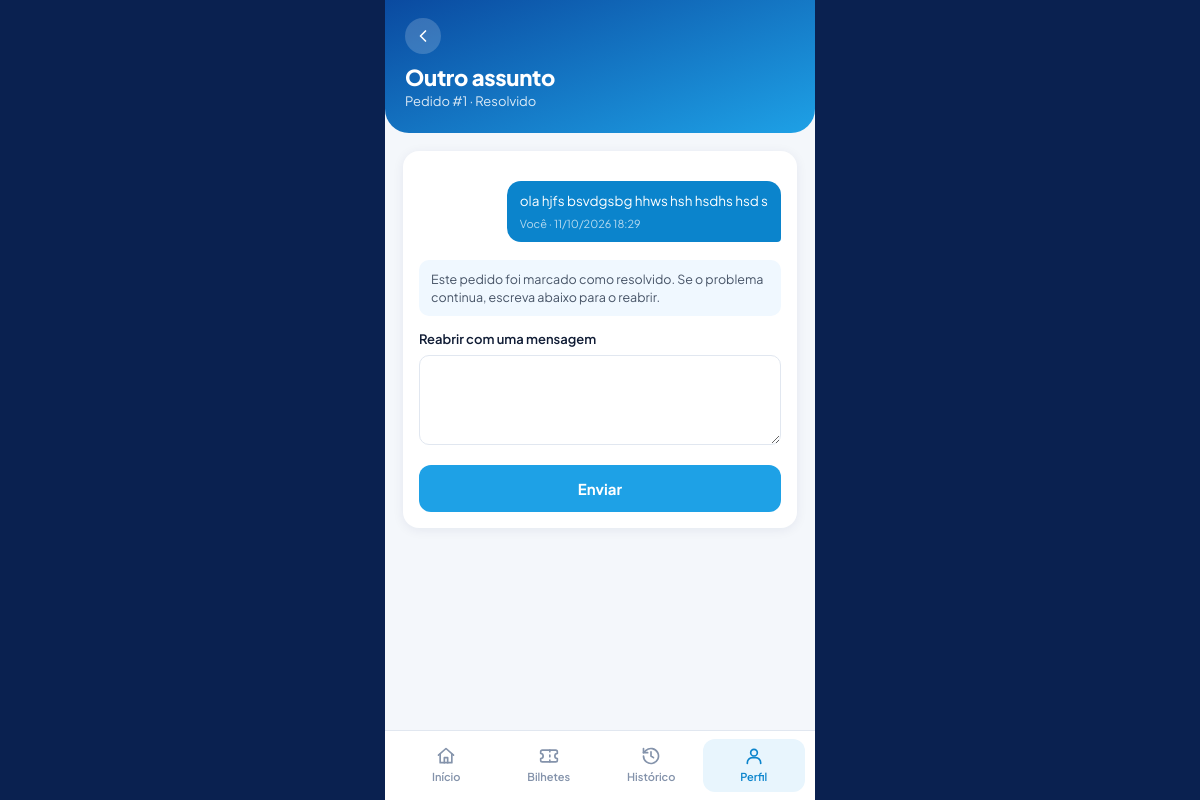
The app's page /passageiro/suporte_ver.php?id=1 (signed in) with its own data.
### tables this page shows
CREATE TABLE `suporte_mensagem` (
  `id_mensagem` int(10) unsigned NOT NULL AUTO_INCREMENT,
  `id_pedido` int(10) unsigned NOT NULL,
  `autor` enum('passageiro','administrador') NOT NULL,
  `id_utilizador` int(10) unsigned DEFAULT NULL,
  `texto` text NOT NULL,
  `data_hora` datetime NOT NULL,
  PRIMARY KEY (`id_mensagem`),
  KEY `idx_spm_pedido` (`id_pedido`,`id_mensagem`),
  KEY `idx_spm_data` (`autor`,`data_hora`),
  CONSTRAINT `fk_spm_pedido` FOREIGN KEY (`id_pedido`) REFERENCES `suporte_pedido` (`id_pedido`) ON DELETE CASCADE ON UPDATE CASCADE
);

### includes/funcoes.php (called while the page is built, shortened)
<?php
function e($valor): string {
    return htmlspecialchars((string)$valor, ENT_QUOTES, 'UTF-8');
}

### includes/suporte.php (the view, shortened to what this page needs)
<?php
function sp_data(string $ts): string {
    return date('d/m/Y H:i', strtotime($ts));
}
function sp_conversa(PDO $pdo, int $idPedido, string $eu): void {
    $st = $pdo->prepare('SELECT m.*, u.nome FROM suporte_mensagem m LEFT JOIN utilizador u ON u.id_utilizador = m.id_utilizador
                         WHERE m.id_pedido = ? ORDER BY m.id_mensagem');
    $st->execute([$idPedido]);
    echo '<div class="sp-conversa">';
    foreach ($st as $m) {
        $meu = $m['autor'] === $eu;
        $quem = $m['autor'] === 'administrador' ? 'Suporte MozTransport' : ($m['nome'] ?: 'Passageiro');
        echo '<div class="sp-msg ' . ($meu ? 'eu' : 'outro') . '">' . e($m['texto'])
           . '<small>' . e($meu ? 'Você' : $quem) . ' · ' . e(sp_data($m['data_hora'])) . '</small></div>';
    }
    echo '</div>';
}
    ?>

### assets/css/base.css (style rules this page uses)
:root { --azul:#1ea1e6; --azul-forte:#0b84cc; --navy:#0a2150; --navy-2:#102b66; --texto:#0f1b34; --cinza:#66758c; --borda:#e1e7f0; --fundo:#f4f6fa; --branco:#fff; --erro:#d92d3a; --erro-bg:#fdecee; --ok:#12a150; --ok-bg:#e7f7ee; --info:#0b6fb0; --info-bg:#e9f5fd; --roxo:#6c47e8; --roxo-bg:#f0ecff; --acento:var(--azul); --acento-forte:var(--azul-forte); --raio:10px; --fonte:'Plus Jakarta Sans','Inter',system-ui,-apple-system,'Segoe UI',Roboto,sans-serif; }
* { box-sizing:border-box }
html,body { margin:0 }
body { font-family:var(--fonte);color:var(--texto);background:var(--fundo);font-size:14px;line-height:1.45 }

### assets/css/app.css (style rules this page uses)
body.app { background:var(--navy);display:flex;justify-content:center;min-height:100vh }

### assets/css/suporte.css (style rules this page uses)
.sp-conversa { display:flex;flex-direction:column;gap:10px;margin:14px 0 18px }
.sp-msg { max-width:88%;padding:10px 13px;border-radius:14px;font-size:13.5px;line-height:1.45;white-space:pre-wrap;overflow-wrap:anywhere }
.sp-msg small { display:block;margin-top:5px;font-size:11px;opacity:.7 }
.sp-msg.eu { align-self:flex-end;background:#0b84cc;color:#fff;border-bottom-right-radius:4px }

### records on screen
suporte_mensagem: texto "ola hjfs bsvdgsbg hhws hsh hsdhs hsd s", autor "Você", data_hora "11/10/2026 18:29"

### other values on screen
$o['h1'] "Outro assunto"
$o['sub'] "Pedido #1 · Resolvido"
$rotulo "Início"
$rotulo "Bilhetes"
$rotulo "Histórico"
$rotulo "Perfil"
